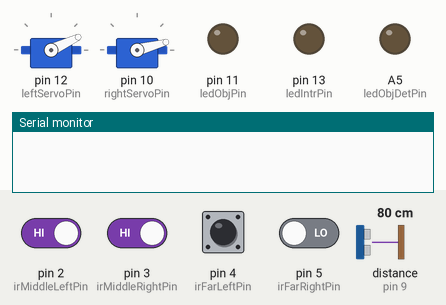
A sketch run on a simulated Arduino Uno, built with avr-gcc and run on an emulated ATmega328P. Shown: 2 × servo, output pins drawn as LEDs (lit = HIGH), the last lines printed to the serial monitor. Inputs (shaded band) come from the test bench; at power-on: pin 2 (irMiddleLeftPin), pin 3 (irMiddleRightPin), pin 4 (irFarLeftPin) HIGH, pin 5 (irFarRightPin) LOW, distance to the obstacle (sensor on pin 9) 80 cm. The echo pulse lasts 58.3 µs per cm; pins used as bus, display or sensor lines are not drawn.

Above: at 1.2 s.
1.3 s: pin 2 (irMiddleLeftPin) driven LOW
At 2.2 s:
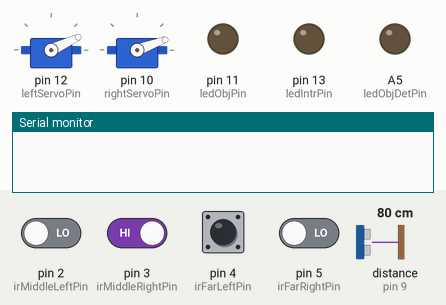
2.8 s: pin 5 (irFarRightPin) driven HIGH
At 4.1 s:
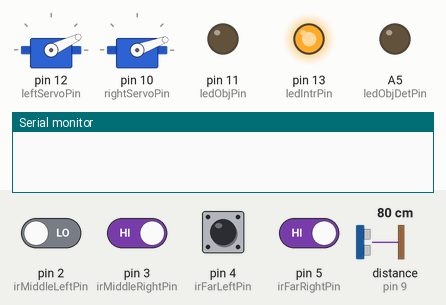
4.5 s: pin 2 (irMiddleLeftPin) driven HIGH
At 5.7 s:
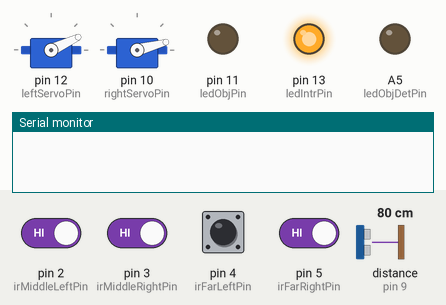
6.0 s: pin 4 (irFarLeftPin) driven LOW
At 6.9 s:
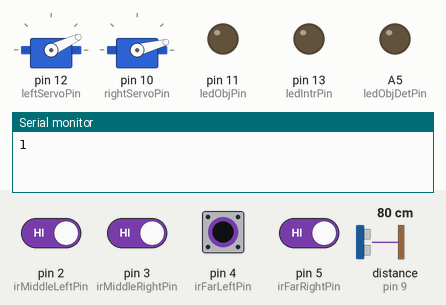
7.5 s: pin 3 (irMiddleRightPin) driven LOW
At 8.1 s:
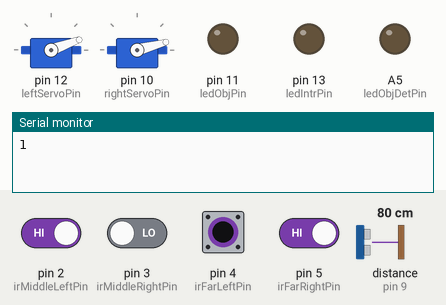
9.0 s: pin 4 (irFarLeftPin) pulsed HIGH 5 times (0.12 s each, 0.3 s apart)
At 11.0 s:
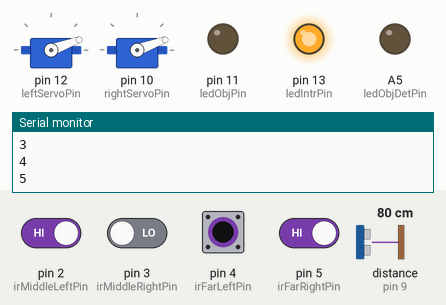
Timing chart, 0 to 14.5 s (numbered marks = the images above; inputs shaded):
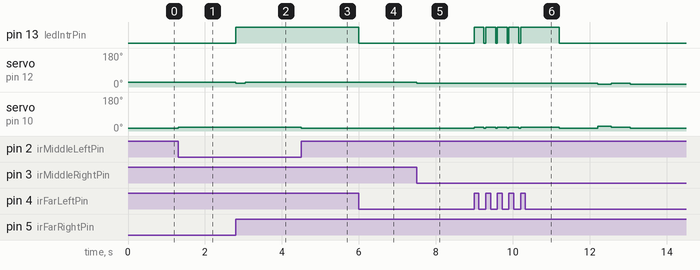

Measured:
- after the input at 1.3 s, servo on pin 10 (rightServoPin): 15° → 20° at once
- after the input at 2.8 s, pin 13 (ledIntrPin): LOW → HIGH at once; servo on pin 12 (leftServoPin): 25° → 20° at once, → 25° 0.25 s later
- after the input at 4.5 s, servo on pin 10 (rightServoPin): 20° → 15° at once
- after the input at 6.0 s, pin 13 (ledIntrPin): HIGH → LOW at once
- after the input at 7.5 s, servo on pin 12 (leftServoPin): 25° → 20° at once
- after the input at 9.0 s, pin 13 (ledIntrPin): goes 4 × (HIGH 0.25 s, LOW 0.05 s), HIGH 1.0 s, then LOW, starting at once; servo on pin 12 (leftServoPin): 20° → 15° after 3.2 s, → 20° 0.34 s later, → 15° 0.50 s later

The sketch:

AdvancedMechtest1.ino
```cpp
#include <AdvancedMech.h> //including custom library

//defining all the pins
#define ledIntrPin 13
#define ledObjPin 11
#define ledObjDetPin A5
#define leftServoPin 12
#define rightServoPin 10
#define irFarLeftPin 4
#define irFarRightPin 5
#define irMiddleLeftPin 2
#define irMiddleRightPin 3
#define triggerPinFront 8
#define echoPinFront 9
#define triggerPinSide 6
#define echoPinSide 7


completeTask bot(ledIntrPin, ledObjPin, ledObjDetPin, leftServoPin, rightServoPin, irFarLeftPin, irFarRightPin, irMiddleLeftPin, irMiddleRightPin, triggerPinFront, echoPinFront, triggerPinSide, echoPinSide); //the main class object called bot with the conscructor
void setup() {
  Serial.begin(9600); //serial begin statement
  bot.init(); //bot intitalization function for servos

}

void loop() {
  bot.task(); //main task having all inbuilt functions
}
```

AdvancedMech.cpp
```cpp
#include "Arduino.h" //including ardunio library
#include "AdvancedMech.h" //including custom(advanced mechatronics) library
#include "Servo.h" //including servo library

Servo ML, MR; //global servo objects
int _pin, _left, _right, _farLeft, _middleLeft, _middleRight, _farRight, _triggerPin1, _echoPin1, _triggerPin2, _echoPin2, _value; //global private variable

static int _count = 0; //static variable for intersection count

completeTask::completeTask(int ledIntrPin, int ledObjPin, int ledObjDetPin, int leftServoPin, int rightServoPin, int irFarLeftPin, int irFarRightPin, int irMiddleLeftPin, int irMiddleRightPin, int triggerPin1, int echoPin1, int triggerPin2, int echoPin2){ //making the constructor
	Serial.begin(9600); //serial.begin statement for debugging in computer
	pinMode(ledIntrPin, OUTPUT); //pin mode of intersection led set to output
	pinMode(ledObjPin, OUTPUT); //pin mode of object detection led set to output
	pinMode(ledObjDetPin, OUTPUT); //pin mode of object led for 5 cm stop led set to output
	pinMode(irFarLeftPin, INPUT); //pin mode of far left IR set to input
	pinMode(irFarRightPin, INPUT); //pin mode of far right IR set to input
	pinMode(irMiddleLeftPin, INPUT); //pin mode of middle left IR set to input
	pinMode(irMiddleRightPin, INPUT); //pin mode of middle IR set to input
	pinMode(triggerPin1, OUTPUT); //pin mode of front Ultrasonic's trigger set to output
	pinMode(echoPin1, INPUT); //pin mode of front Ultrasonic's echo set to input
	pinMode(triggerPin2, OUTPUT); //pin mode of side Ultrasonic's trigger set to output
	pinMode(echoPin2, INPUT); //pin mode of side Ultrasonic's echo set to input
	_ledIntrPin = ledIntrPin; //setting the private variable
	_ledObjPin = ledObjPin; //setting the private variable
	_ledObjDetPin = ledObjDetPin; //setting the private variable
	_leftServoPin = leftServoPin; //setting the private variable
	_rightServoPin = rightServoPin; //setting the private variable
	_irFarLeftPin = irFarLeftPin; //setting the private variable
	_irFarRightPin = irFarRightPin; //setting the private variable
	_irMiddleLeftPin = irMiddleLeftPin; //setting the private variable
	_irMiddleRightPin = irMiddleRightPin; //setting the private variable
	_triggerPin1 = triggerPin1; //setting the private variable
	_echoPin1 = echoPin1; //setting the private variable
	_triggerPin2 = triggerPin2; //setting the private variable
	_echoPin2 = echoPin2; //setting the private variable
}

void completeTask::init(){ //initialization function
	ML.attach(_leftServoPin); //attaching left servo
	MR.attach(_rightServoPin); //attaching right servo
	ML.write(750); //writing left servo to stationary
	MR.write(750); //writing right servo to stationary
}

void completeTask::ledOn(int pin){ //led on function
	digitalWrite(pin, HIGH); //digital write of pin of parameter in function as high
	_pin = pin; //setting the private variable
}

void completeTask::ledOff(int pin){ //led off function
	digitalWrite(pin, LOW); //digital write of pin of parameter in function as high
	_pin = pin; //setting the private variable
}

void completeTask::botStationary(){ //bot stationary function
	ML.write(750); //writing left servo values to middle(750)
	MR.write(750); //writing right servo values to middle(750)
}
void completeTask::botForward(){ //bot forward function
	ML.write(800); //writing left servo values to 800
	MR.write(700); //writing right servo values to 700
}
void completeTask::botBackward(){ //bot backward function
	ML.write(700); //writing left servo values to 700
	MR.write(800); //writing right servo values to 800
}

void completeTask::botTurnRight(){ //bot turn right function
	ML.write(800); //writing left servo values to 800
	MR.write(750); //writing right servo values to 750
}

void completeTask::botTurnLeft(){ //bot turn left function
	ML.write(750); //writing left servo values to 750
	MR.write(700); //writing right servo values to 700
}

void completeTask::botRotateLeft(){ //bot rotates around its z axis (counter clockwise)
	ML.write(700); //writing left servo values to 700
	MR.write(700); //writing right servo values to 700
}

void completeTask::botRotateRight(){ //bot rotates around its z axis (clockwise)
	ML.write(800); //writing the left servo to 800
	MR.write(800); //writing the right servo to 800
}


int completeTask::irReadFLeft(){ //reading the value of far left IR
	_irReading = digitalRead(_irFarLeftPin); //digital read of specified ir pin
	return _irReading; //return statement
}

int completeTask::irReadFRight(){ //reading the value of far right specified IR
	_irReading = digitalRead(_irFarRightPin); //digital read of ir pin
	return _irReading; //return statement
}

int completeTask::irReadMLeft(){ //reading the value of middle left  specifiedIR
	_irReading = digitalRead(_irMiddleLeftPin); //digital read of ir pin
	return _irReading; //return statement
}

int completeTask::irReadMRight(){ //reading the value of middle right specified IR
	_irReading = digitalRead(_irMiddleRightPin); //digital read of ir pin
	return _irReading; //return statement
}

int completeTask::readUSF(){ //reading values of front ultrasonic sensor (distance)
	digitalWrite(_triggerPin1, LOW); //used the example given in the Arduino website
	delayMicroseconds(2);
	digitalWrite(_triggerPin1, HIGH);
	delayMicroseconds(10);
	digitalWrite(_triggerPin1, LOW);
	_duration = pulseIn(_echoPin1, HIGH);
	_distance = _duration * 0.034 / 2;
	return _distance; //return statement
}

int completeTask::readUSSs(){ //reading values of side ultrasonic sensor (distance)
	digitalWrite(_triggerPin2, LOW); //used the example given in the Arduino website
	delayMicroseconds(2);
	digitalWrite(_triggerPin2, HIGH);
	delayMicroseconds(10);
	digitalWrite(_triggerPin2, LOW);
	_duration = pulseIn(_echoPin2, HIGH);
	_distance = _duration * 0.034 / 2;
	return _distance; //return statement
}

void completeTask::lineFollow(){ //line follow function
	if((irReadMLeft() == 1) && (irReadMRight() == 1)){ //reading both middle IR values and seeing if it is 1
		botForward(); //bot forward function called here
	}
	else if((irReadMLeft() == 1) && (irReadMRight() == 0)){ //reading both middle IR values and seeing if it is 1 and 0 for middle left and middle right respectively
		botTurnLeft(); //bot turn left function called here
	}
	else if((irReadMLeft() == 0) && (irReadMRight() == 1)){ //reading both middle IR values and seeing if it is 0 and 1 for middle left and middle right respectively
		botTurnRight(); //bot turn right function called here
	}
	else{ // else
		botStationary(); //bot stationary function called here
	}
}

int completeTask::intersection(){ //checking if there is an intersection
	if((irReadFLeft() == 1) && (irReadFRight() == 1)){ //reading both middle IR values and seeing if it is 1
		ledOn(_ledIntrPin); //led on function

		return 1; //return statement
	}

	else { //else statement
		ledOff(_ledIntrPin); //led off function
		return 0; //return statement
	}
}


void completeTask::botAutonomousRotation(){ //bot automatic rotation to left function
	while(irReadMRight() == 0){ //if middle right IR is 0 it will execute the following
		botRotateLeft(); //keep rotating left
	}

}


void completeTask::botRotate(){ //bot rotation function
	botBackward(); //bot backward to fix rotation about the axis by giving a very small translation along -ve y-axis
	delay(340); //a large delay statement
	botStationary(); //bot stationary command
	delay(500); //a very large delay statement
	Serial.println("rotate"); //for debugging printing
	botRotateLeft(); //force rotate left
	delay(600); //a very large delay statement
	botAutonomousRotation(); //function called to intimate rotation
	botStationary(); //bot stationary command
	delay(100); //a moderate delay statement
}


void completeTask::objectDetection(){ //obeject detection function
	if ( intersection() == 1 && readUSSs() >10 && readUSSs() <40 ){ //checking if there is an intersection and checking if object is within 10 to 40 cm of side ultrasonic sensor(robot)
		ledOn(_ledObjPin); //turning on led
		delay(500); //large delay statement
		ledOff(_ledObjPin); ///turning off led
		botRotate(); //bot rotate function
		delay(500); // a large delay
		while(readUSF()>3){ //if object detected in the front ultrasonic sensor is placed at a distance of greater than 3 cm
			lineFollow(); //line follow
		}
		botStationary(); //bot stationary command
		ledOn(_ledObjDetPin); //led on Statement
		delay(600); //a large delay statement
		ledOff(_ledObjDetPin); //led off statement
		botRotate(); //bot rotate function
		delay(1000); //a very large delay statement
		Serial.println("Test4"); //for debugging printing
		while(intersection() == 0){ // if there is not intersection it will execute the following
		Serial.println(intersection()); //debugging statement
		lineFollow(); //line follow statement
		}
		botStationary(); //bot stationary command
		botRotate(); //bot rotate function called
		delay(1500); //a very large delay statement
		delay(70); //a very small delay statement for correction
		while(intersection()==0){ // to cross the previous intersection
			lineFollow(); //line follow command
			delay(60); //a small delay amplified by while loop

		}
		while(intersection() == 1){ // to cross the previous intersection
			lineFollow(); //line follow command
			delay(60); //a small delay amplified by while loop
		}

		botStationary(); //bot stationary command
		delay(2000); //a very large delay
		}
		else if(intersection() == 1 && readUSSs() >40 ){ //else if no object
			while(intersection() == 1){ //to skip the current intersection
				lineFollow(); //line follow
				delay(30); //a small delay amplified by while loop
			}
			botStationary(); //bot stationary command
			delay(5000); //an extremely large delay

		}


}

int completeTask::intersectionCount(){ //intersection counter
	static boolean truth = false; //static object in function and setting it to false
	if(intersection() == 1 && truth == false){ // to avoid recounting the same intersection
		_count++; //adding the counter
	}
	truth = intersection(); //finding if already at an intersection and to avoid multiple counts
	return _count; //return statement
}

int completeTask::trueObjDet(){ //check if object is present left of robot from the specified range
	if (readUSSs() >= 10 && readUSSs() <= 40 ){
		return 1; //return statement
	}
	else return 0; //return statement

}

void completeTask::frontObjTask(){ //front object task
	if(frontObjDet() == 1) //if front object detection is 1 it will execute
	{
		ledOn(_ledObjPin); //led on for specified pin
		delay(500); //a large delay
		ledOff(_ledObjPin); //led off for specified pin
		while(readUSF()>3){ //infinite loop for front Ultrasonic sensor if distance is grater than 3
			lineFollow(); //line follow function
			Serial.println(readUSF()); //debugging statement
		}
		ledOn(_ledObjDetPin); //led on for specified pin
		botStationary(); //bot stationary command
		delay(500); //a large delay
		ledOff(_ledObjDetPin); //led off for specified pin
		botRotate(); //bot rotate function (180 rotation)
		delay(500); // a large delay
		botStationary(); //bot stationary command
		lineFollow(); //line follow command
	}
	else {
		Serial.println("0"); //debugging statement while testing
		lineFollow(); //line follow function
		delay(1000); //a very large delay
		botRotate(); //bot rotate function
		delay(500); // a lage delay
		botStationary(); //bot stationary command
		delay(500); //a large delay value
	}
}

int completeTask::frontObjDet(){ //front object detection function
	if(readUSF() >5 && readUSF()<20){ //if distance is between 5 and 20 cm
		return 1; //return statement
	}
	else { //else statement
		return 0; //return statement
	}
}


void completeTask::task(){ //main function fusion of everything above
	volatile int x; //volatile int value for rapid counter
	if(intersection() == 1){ //checks if there is an intersection
		x = intersectionCount(); //gets the intersection count value
		switch(x){ //switch case
				case 1:
				case 12:
					botStationary();
					delay(250);
					while(intersection()==1){
						lineFollow();
					}
					break; //for both case 1 and 12 which are the start positions of the robot it will line follow while going and coming back from home position
				case 2:
				case 3:
				case 4:
				case 5:
				case 7:
				case 8:
				case 9:
				case 10:
				case 11:
					botStationary();
					delay(250);
					objectDetection();
					break; //for other intersection object detection function
				case 6:
					botStationary();
					delay(1000);
					objectDetection();
					frontObjTask();
					break; //for last intersection while going it will execute object detection plus front object detection
				default:
					botStationary();
					delay(1000);
					while(intersection()==1){
						lineFollow();
					}
					break; //default is line follow
		}
		Serial.println(intersectionCount()); //debugging statement

	}
	else{ //if there is not intersection
		lineFollow(); //line follow
	}
}
```

AdvancedMech.h
```cpp
#ifndef AdvancedMech_h //if header is already included ignore the rest
#define AdvancedMech_h //define AdvancedMech.h

#include "Arduino.h" //including the ardunio.h library
#include "Servo.h" // including the servo.h library


class completeTask { //defining the class name
	public: //defining the public members
		completeTask(int ledIntrPin, int ledObjPin, int ledObjDetPin, int leftServoPin, int rightServoPin, int irFarLeftPin, int irFarRightPin, int irMiddleLeftPin, int irMiddleRightPin, int triggerPin1, int echoPin1, int triggerPin2, int echoPin2); // main constructor
		void ledOn(int pin); //led on fuction
		void ledOff(int pin); //led off function
		void init(); //initialization function for the class
		void botStationary(); //bot will stationary function
		void botForward(); //bot will move forward function
		void botBackward(); //bot will move backward function
		void botTurnRight(); //bot will turn right function
		void botTurnLeft(); //bot will turn left function
		void botRotateLeft(); //bot will rotate left function
		void botRotateRight(); //bot will rotate right function
		int irReadFLeft(); //reading the left most(far) IR function
		int irReadFRight(); //reading the right most(far) IR function
		int irReadMLeft(); //reading the middle left IR function
		int irReadMRight(); //reading the middle right IR function
		int readUSF(); //reading the front Ultrasonic sensor function
		int readUSSs(); //reading the side Ultrasonic sensor function
		void lineFollow(); //line follow function
		int intersection(); //intersection detection function
		void objectDetection(); //object detection function
		int intersectionCount(); //intersection counter function
		void task(); //main task function for whole operation
		void botAutonomousRotation(); //rotations will engage automatically to the left function
		void botRotate(); //complete rotation function fusing the previous function by dislodging the movement a bit
		int trueObjDet(); //check for object detection
		int counterValue(); //intersection counter value
		int frontObjDet(); //front obj detection function
		void frontObjTask(); //front object task function


	private: //defining the private members
		int _ledIntrPin; //pin for led indicator for intersection
		int _ledObjPin; //pin for led indicator for object
		int _ledObjDetPin; //pin for led indicator for 5cm before object
		int _pin; //pin for led on and off functions
		int _leftServoPin; //pin for left servo
		int _rightServoPin; //pin for right servo
		int _irFarLeftPin; //pin for far left IR
		int _irFarRightPin; //pin for far right IR
		int _irMiddleLeftPin; //pin for middle left IR
		int _irMiddleRightPin; //pin for middle right IR
		int _triggerPin1; //trigger pin for front Ultrasonic sensor
		int _echoPin1; //echo pin for frontUltrasonic sensor
		int _triggerPin2; //trigger pin for side Ultrasonic sensor
		int _echoPin2; //echo pin for side Ultrasonic sensor
		Servo ML, MR; //servo objects
		long _duration; // int variable for duration in ultrasonic
		int _distance; // int variable for distance in ultrasonic
		int _irReading; //int variable IR readings


};
#endif
```
